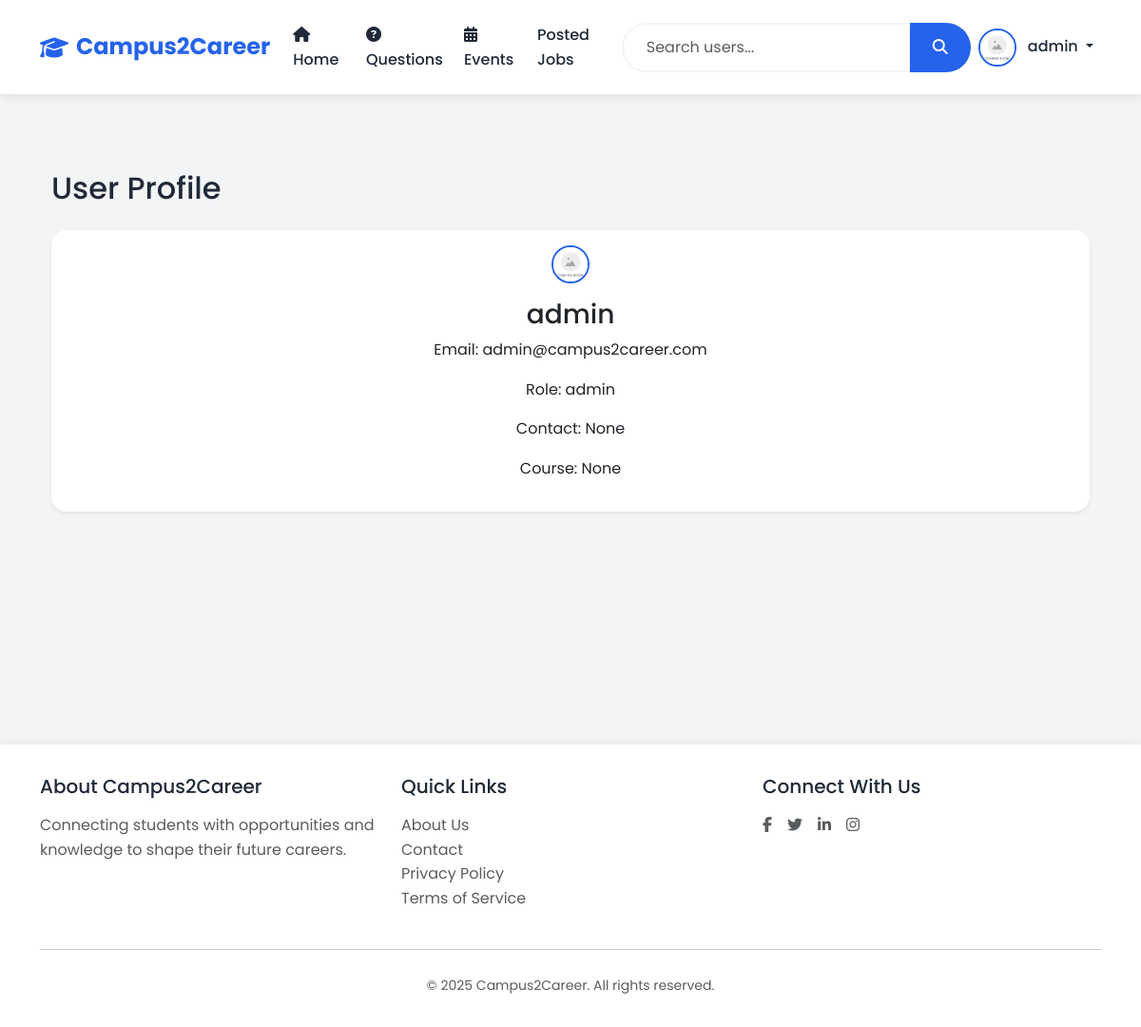
The app's page /profile (signed in) with its own data.
### models.py (models this page shows, shortened)
class User(UserMixin, db.Model):
    id = db.Column(db.Integer, primary_key=True)
    username = db.Column(db.String(80), unique=True, nullable=False)
    email = db.Column(db.String(120), unique=True, nullable=False)
    password_hash = db.Column(db.String(128))
    role = db.Column(db.String(20), nullable=False)  # student, alumni, teacher, admin
    contact = db.Column(db.String(15))
    dob = db.Column(db.Date)
    course = db.Column(db.String(50))  # For students
    profile_image = db.Column(db.String(120), default='noimg.jpg')
    created_at = db.Column(db.DateTime, default=datetime.utcnow)
    questions = db.relationship('Question', backref='author', lazy=True)
    answers = db.relationship('Answer', backref='author', lazy=True)
    events = db.relationship('Event', backref='creator', lazy=True)
    jobs = db.relationship('Job', backref='poster', lazy=True)

### app.py (the view)
@app.route('/profile')
@login_required
def profile():
    return render_template('profile.html', user=current_user)

### app.py (called while the page is built)
@login_manager.user_loader
def load_user(user_id):
    return User.query.get(int(user_id))

### templates/profile.html (shortened to what this page needs)
{% extends "base.html" %}
{% block content %}
<div class="container mt-5">
    <h2 class="mb-4">User Profile</h2>
    <div class="card shadow-sm">
        <div class="card-body text-center">
            <img src="{{ user.profile_image or 'images/default.png' }}" alt="Profile Image" class="profile-img" />
            <h3 class="mt-3">{{ user.username }}</h3>
            <p>Email: {{ user.email }}</p>
            <p>Role: {{ user.role }}</p>
            <p>Contact: {{ user.contact }}</p>
            <p>Course: {{ user.course }}</p>
        </div>
    </div>
</div>
{% endblock %}

### templates/base.html (shortened to what this page needs)
<!DOCTYPE html>
<html lang="en">
<head>
    <link href="https://cdn.jsdelivr.net/npm/bootstrap@5.3.2/dist/css/bootstrap.min.css" rel="stylesheet">
    <link rel="stylesheet" href="https://cdnjs.cloudflare.com/ajax/libs/font-awesome/6.5.1/css/all.min.css">
</head>
<body>
    <nav class="navbar navbar-expand-lg">
        <div class="container">
            <a class="navbar-brand" href="{{ url_for('index') }}">
                <i class="fas fa-graduation-cap"></i>
                <span>Campus2Career</span>
            </a>
            <div class="collapse navbar-collapse" id="navbarNav">
                <ul class="navbar-nav me-auto">
                    <li class="nav-item">
                        <a class="nav-link" href="{{ url_for('index') }}">
                            <i class="fas fa-home me-1"></i> Home
                        </a>
                    </li>
                    <li class="nav-item">
                        <a class="nav-link" href="{{ url_for('questions') }}">
                            <i class="fas fa-question-circle me-1"></i> Questions
                        </a>
                    </li>
                    <li class="nav-item">
                        <a class="nav-link" href="{{ url_for('events') }}">
                            <i class="fas fa-calendar-alt me-1"></i> Events
                        </a>
                    </li>
                    <li class="nav-item">
                        <a class="nav-link" href="{{ url_for('job_listings') }}">Posted Jobs</a>
                    </li>
                </ul>
                <form class="d-flex mx-auto" id="searchForm" method="GET" action="{{ url_for('search_users') }}">
                    <div class="input-group">
                        <input type="search" class="form-control search-input" name="q" placeholder="Search users..." aria-label="Search">
                        <button class="btn search-btn" type="submit">
                            <i class="fas fa-search"></i>
                        </button>
                    </div>
                </form>
                <ul class="navbar-nav ms-auto">
                    {% if current_user.is_authenticated %}
                        <li class="nav-item dropdown">
                            <a class="nav-link dropdown-toggle" href="#" id="userDropdown" role="button" data-bs-toggle="dropdown">
                                <img src="{{ current_user.profile_image or '@@default.png' }}" alt="Profile" class="profile-img me-2" />
                                {{ current_user.username }}
                            </a>
                        </li>
                    {% endif %}
                </ul>
            </div>
        </div>
    </nav>
    <div class="main-content">
        <div class="container">
            {% block content %}{% endblock %}
        </div>
    </div>
    <footer class="footer">
        <div class="container">
            <div class="row">
                <div class="col-md-4">
                    <h5 class="mb-3">About Campus2Career</h5>
                    <p class="text-muted">Connecting students with opportunities and knowledge to shape their future careers.</p>
                </div>
                <div class="col-md-4">
                    <h5 class="mb-3">Quick Links</h5>
                    <ul class="list-unstyled">
                        <li><a href="{{ url_for('about') }}" class="text-decoration-none text-muted">About Us</a></li>
                        <li><a href="{{ url_for('contact') }}" class="text-decoration-none text-muted">Contact</a></li>
                        <li><a href="#" class="text-decoration-none text-muted">Privacy Policy</a></li>
                        <li><a href="#" class="text-decoration-none text-muted">Terms of Service</a></li>
                    </ul>
                </div>
                <div class="col-md-4">
                    <h5 class="mb-3">Connect With Us</h5>
                    <div class="d-flex gap-3">
                        <a href="#" class="text-decoration-none text-muted"><i class="fab fa-facebook-f"></i></a>
                        <a href="#" class="text-decoration-none text-muted"><i class="fab fa-twitter"></i></a>
                        <a href="#" class="text-decoration-none text-muted"><i class="fab fa-linkedin-in"></i></a>
                        <a href="#" class="text-decoration-none text-muted"><i class="fab fa-instagram"></i></a>
                    </div>
                </div>
            </div>
            <hr class="my-4">
            <div class="text-center text-muted">
                <small>&copy; 2025 Campus2Career. All rights reserved.</small>
            </div>
        </div>
    </footer>
</body>
</html>

### templates/base.html (style rules this page uses)
:root { --primary-color: #2563eb; --secondary-color: #1e40af; --accent-color: #3b82f6; --text-color: #1f2937; --light-bg: #f3f4f6; --white: #ffffff; }
body { font-family: 'Poppins', sans-serif; background: var(--light-bg); color: var(--text-color); min-height: 100vh; line-height: 1.6; }
.navbar { background: var(--white); box-shadow: 0 2px 10px rgba(0,0,0,0.1); padding: 1rem 0; position: sticky; top: 0; z-index: 1000; }
.navbar-brand { font-size: 1.5rem; font-weight: 700; color: var(--primary-color) !important; display: flex; align-items: center; gap: 0.5rem; }
.nav-link { color: var(--text-color) !important; font-weight: 500; padding: 0.5rem 1rem; border-radius: 0.5rem; transition: all 0.3s ease; }
.card { border: none; border-radius: 1rem; box-shadow: 0 4px 6px -1px rgba(0, 0, 0, 0.1), 0 2px 4px -1px rgba(0, 0, 0, 0.06); transition: all 0.3s ease; background: var(--white); overflow: hidden; }
.profile-img { width: 40px; height: 40px; border-radius: 50%; object-fit: cover; border: 2px solid var(--primary-color); transition: all 0.3s ease; }
.footer { background: var(--white); color: var(--text-color); padding: 2rem 0; margin-top: 4rem; box-shadow: 0 -2px 10px rgba(0,0,0,0.05); }
.main-content { padding: 2rem 0; min-height: calc(100vh - 180px); }
.search-input { border-radius: 2rem 0 0 2rem; border: 2px solid var(--light-bg); padding: 0.75rem 1.5rem; transition: all 0.3s ease; }
.search-btn { border-radius: 0 2rem 2rem 0; border: none; background: var(--primary-color); color: var(--white); padding: 0.75rem 1.5rem; transition: all 0.3s ease; }

### records on screen
User: profile_image (placeholder picture), username "admin", email "admin@campus2career.com", role "admin", contact "None", course "None"
